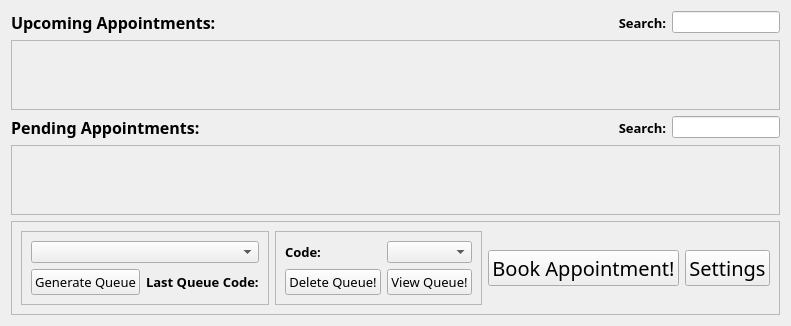
         <widget class="QFrame" name="clinicianStack">
          <property name="sizePolicy">
           <sizepolicy hsizetype="Expanding" vsizetype="Expanding">
            <horstretch>0</horstretch>
            <verstretch>0</verstretch>
           </sizepolicy>
          </property>
          <property name="frameShape">
           <enum>QFrame::NoFrame</enum>
          </property>
          <property name="frameShadow">
           <enum>QFrame::Sunken</enum>
          </property>
          <layout class="QGridLayout" name="gridLayout_5">
           <item row="0" column="0">
            <widget class="QLabel" name="label_5">
             <property name="font">
              <font>
               <family>MV Boli</family>
               <pointsize>12</pointsize>
               <weight>75</weight>
               <bold>true</bold>
              </font>
             </property>
             <property name="text">
              <string>Upcoming Appointments:</string>
             </property>
            </widget>
           </item>
           <item row="0" column="1">
            <widget class="QLabel" name="label_8">
             <property name="font">
              <font>
               <family>MV Boli</family>
               <pointsize>10</pointsize>
               <weight>75</weight>
               <bold>true</bold>
              </font>
             </property>
             <property name="text">
              <string>Search:</string>
             </property>
             <property name="alignment">
              <set>Qt::AlignRight|Qt::AlignTrailing|Qt::AlignVCenter</set>
             </property>
            </widget>
           </item>
           <item row="0" column="2">
            <widget class="QLineEdit" name="clinicianUpcomingAppointmentSearch">
             <property name="sizePolicy">
              <sizepolicy hsizetype="Fixed" vsizetype="Fixed">
               <horstretch>0</horstretch>
               <verstretch>0</verstretch>
              </sizepolicy>
             </property>
             <property name="placeholderText">
              <string/>
             </property>
            </widget>
           </item>
           <item row="2" column="0">
            <widget class="QLabel" name="label_6">
             <property name="font">
              <font>
               <family>MV Boli</family>
               <pointsize>12</pointsize>
               <weight>75</weight>
               <bold>true</bold>
              </font>
             </property>
             <property name="text">
              <string>Pending Appointments:</string>
             </property>
            </widget>
           </item>
           <item row="2" column="1">
            <widget class="QLabel" name="label_9">
             <property name="font">
              <font>
               <family>MV Boli</family>
               <pointsize>10</pointsize>
               <weight>75</weight>
               <bold>true</bold>
              </font>
             </property>
             <property name="text">
              <string>Search:</string>
             </property>
             <property name="alignment">
              <set>Qt::AlignRight|Qt::AlignTrailing|Qt::AlignVCenter</set>
             </property>
            </widget>
           </item>
           <item row="2" column="2">
            <widget class="QLineEdit" name="clinicianPendingAppointmentSearch">
             <property name="sizePolicy">
              <sizepolicy hsizetype="Fixed" vsizetype="Fixed">
               <horstretch>0</horstretch>
               <verstretch>0</verstretch>
              </sizepolicy>
             </property>
             <property name="placeholderText">
              <string/>
             </property>
            </widget>
           </item>
           <item row="4" column="0" colspan="3">
            <widget class="QFrame" name="frame_2">
             <property name="frameShape">
              <enum>QFrame::StyledPanel</enum>
             </property>
             <property name="frameShadow">
              <enum>QFrame::Sunken</enum>
             </property>
             <layout class="QHBoxLayout" name="horizontalLayout_25">
              <item>
               <widget class="QFrame" name="frame">
                <property name="frameShape">
                 <enum>QFrame::StyledPanel</enum>
                </property>
                <property name="frameShadow">
                 <enum>QFrame::Sunken</enum>
                </property>
                <layout class="QGridLayout" name="gridLayout_11">
                 <item row="1" column="0">
                  <widget class="QPushButton" name="clinicianGenerateQueue">
                   <property name="font">
                    <font>
                     <family>Impact</family>
                     <pointsize>10</pointsize>
                    </font>
                   </property>
                   <property name="text">
                    <string>Generate Queue</string>
                   </property>
                  </widget>
                 </item>
                 <item row="1" column="1">
                  <widget class="QLabel" name="clinicianGenerateQueueCode">
                   <property name="sizePolicy">
                    <sizepolicy hsizetype="Preferred" vsizetype="Preferred">
                     <horstretch>0</horstretch>
                     <verstretch>0</verstretch>
                    </sizepolicy>
                   </property>
                   <property name="font">
                    <font>
                     <family>MV Boli</family>
                     <pointsize>10</pointsize>
                     <weight>75</weight>
                     <bold>true</bold>
                     <underline>false</underline>
                    </font>
                   </property>
                   <property name="text">
                    <string>Last Queue Code:</string>
                   </property>
                  </widget>
                 </item>
                 <item row="0" column="0" colspan="2">
                  <widget class="QComboBox" name="clinicianGenerateQueueDoctor">
                   <property name="frame">
                    <bool>true</bool>
                   </property>
                  </widget>
                 </item>
                </layout>
               </widget>
              </item>
              <item>
               <widget class="QFrame" name="frame_3">
                <property name="frameShape">
                 <enum>QFrame::StyledPanel</enum>
                </property>
                <property name="frameShadow">
                 <enum>QFrame::Sunken</enum>
                </property>
                <layout class="QFormLayout" name="formLayout">
                 <item row="0" column="0">
                  <widget class="QLabel" name="label_74">
                   <property name="sizePolicy">
                    <sizepolicy hsizetype="Preferred" vsizetype="Preferred">
                     <horstretch>0</horstretch>
                     <verstretch>0</verstretch>
                    </sizepolicy>
                   </property>
                   <property name="font">
                    <font>
                     <family>MV Boli</family>
                     <pointsize>10</pointsize>
                     <weight>75</weight>
                     <bold>true</bold>
                    </font>
                   </property>
                   <property name="text">
                    <string>Code:</string>
                   </property>
                  </widget>
                 </item>
                 <item row="0" column="1">
                  <widget class="QComboBox" name="clinicianDeleteQueueCode"/>
                 </item>
                 <item row="2" column="1">
                  <widget class="QPushButton" name="clinicianViewQueue">
                   <property name="font">
                    <font>
                     <family>Impact</family>
                     <pointsize>10</pointsize>
                    </font>
                   </property>
                   <property name="text">
                    <string>View Queue!</string>
                   </property>
                  </widget>
                 </item>
                 <item row="2" column="0">
                  <widget class="QPushButton" name="clinicianDeleteQueue">
                   <property name="font">
                    <font>
                     <family>Impact</family>
                     <pointsize>10</pointsize>
                    </font>
                   </property>
                   <property name="text">
                    <string>Delete Queue!</string>
                   </property>
                  </widget>
                 </item>
                </layout>
               </widget>
              </item>
              <item>
               <layout class="QHBoxLayout" name="horizontalLayout_2">
                <item>
                 <widget class="QPushButton" name="clinicianBookAppointment">
                  <property name="sizePolicy">
                   <sizepolicy hsizetype="Expanding" vsizetype="Fixed">
                    <horstretch>0</horstretch>
                    <verstretch>0</verstretch>
                   </sizepolicy>
                  </property>
                  <property name="font">
                   <font>
                    <family>Impact</family>
                    <pointsize>15</pointsize>
                   </font>
                  </property>
                  <property name="text">
                   <string>Book Appointment!</string>
                  </property>
                 </widget>
                </item>
                <item>
                 <widget class="QPushButton" name="clinicianSetting">
                  <property name="sizePolicy">
                   <sizepolicy hsizetype="Expanding" vsizetype="Fixed">
                    <horstretch>0</horstretch>
                    <verstretch>0</verstretch>
                   </sizepolicy>
                  </property>
                  <property name="font">
                   <font>
                    <family>Impact</family>
                    <pointsize>15</pointsize>
                   </font>
                  </property>
                  <property name="text">
                   <string>Settings</string>
                  </property>
                 </widget>
                </item>
               </layout>
              </item>
             </layout>
            </widget>
           </item>
           <item row="1" column="0" colspan="3">
            <widget class="QScrollArea" name="clinicianUpcomingAppointmentList">
             <property name="widgetResizable">
              <bool>true</bool>
             </property>
             <widget class="QWidget" name="scrollAreaWidgetContents_2">
              <property name="geometry">
               <rect>
                <x>0</x>
                <y>0</y>
                <width>410</width>
                <height>174</height>
               </rect>
              </property>
             </widget>
            </widget>
           </item>
           <item row="3" column="0" colspan="3">
            <widget class="QScrollArea" name="clinicianPendingAppointmentList">
             <property name="widgetResizable">
              <bool>true</bool>
             </property>
             <widget class="QWidget" name="scrollAreaWidgetContents_3">
              <property name="geometry">
               <rect>
                <x>0</x>
                <y>0</y>
                <width>410</width>
                <height>174</height>
               </rect>
              </property>
             </widget>
            </widget>
           </item>
          </layout>
         </widget>
